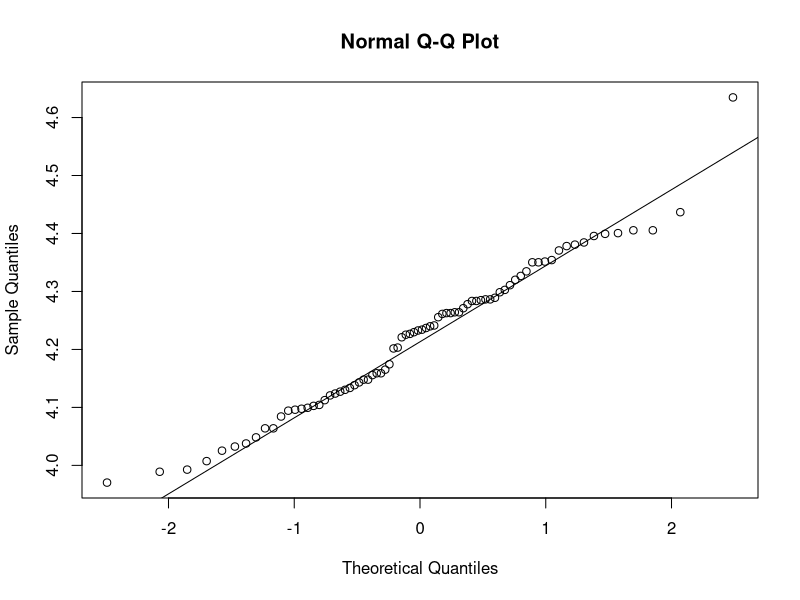
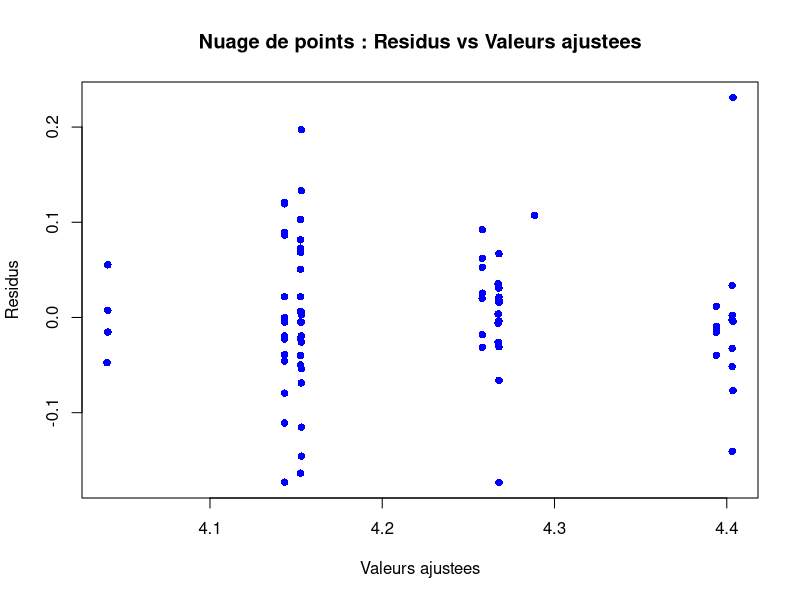
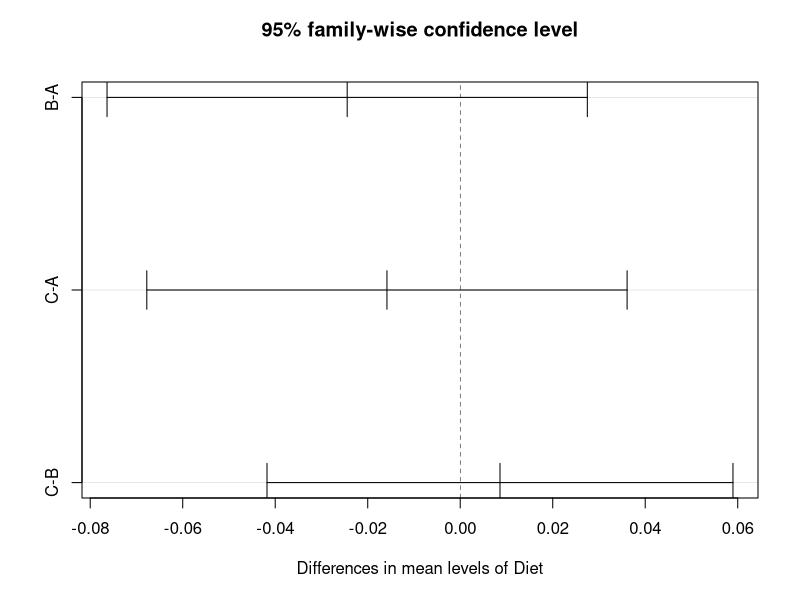
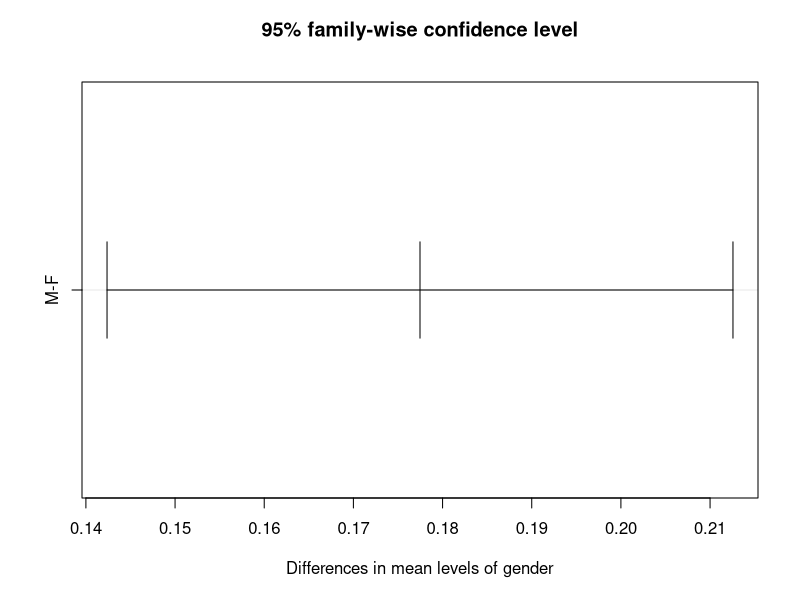
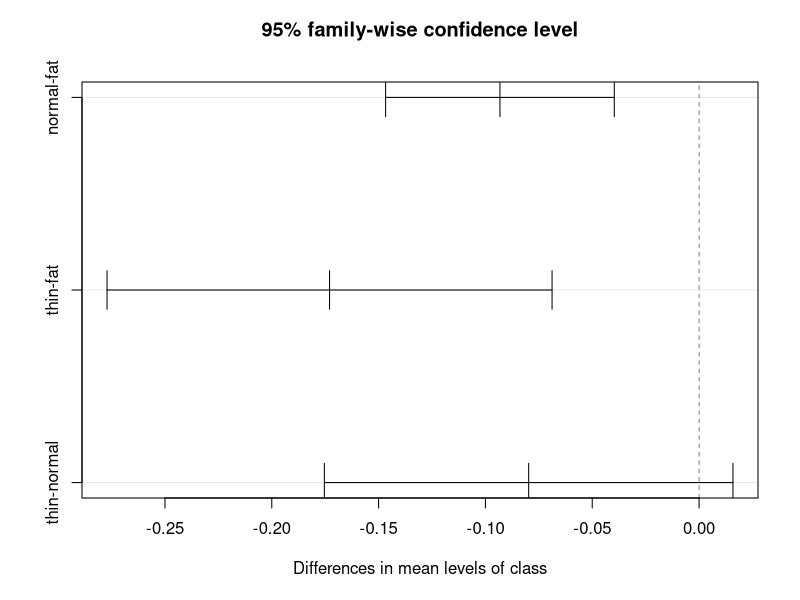
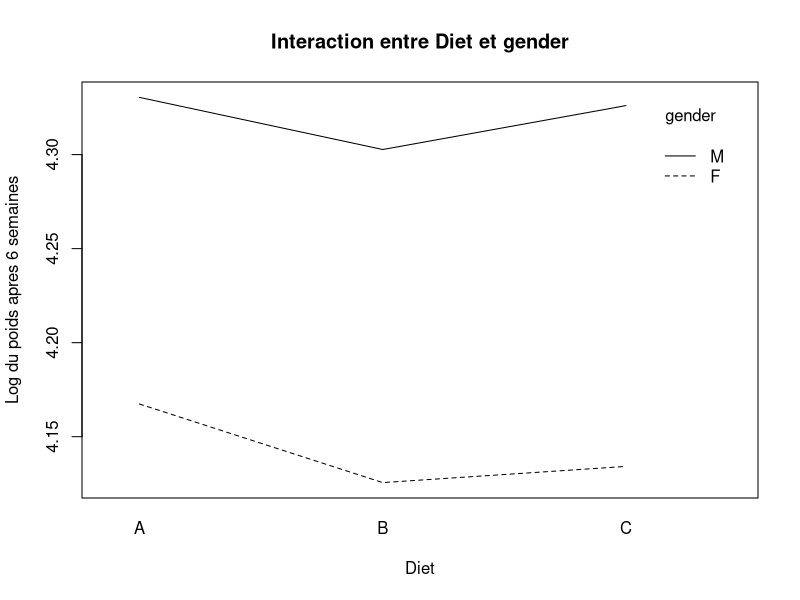
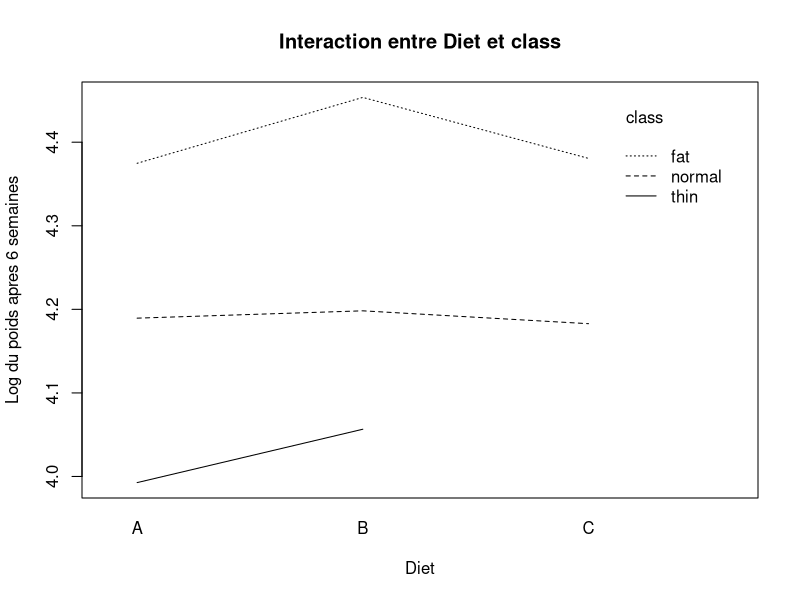
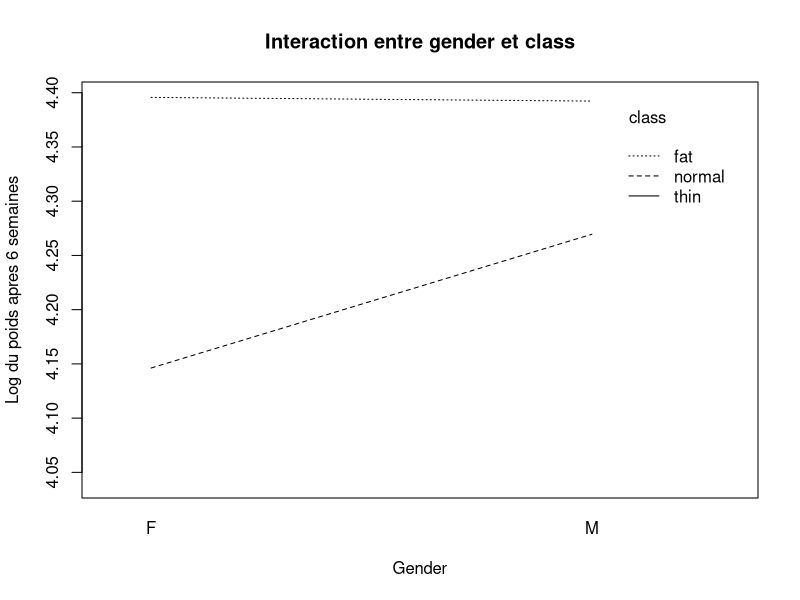

Write R code to recreate these figures, in order.
# Charger les packages nécessaires
library(readxl)
library(ggplot2)
library(car)

# Charger le fichier Excel
donnees <- read_excel("Diet1.xlsx")

# Appliquer une transformation logarithmique sur la variable weight6weeks
donnees$log_weight6weeks <- log(donnees$weight6weeks)
summary(donnees)
# Effectuer un test d'ANOVA avec trois variables indépendantes sur les données transformées
modele_anova <- aov(log_weight6weeks ~ Diet + gender + class, data = donnees)

# Afficher un résumé des résultats de l'ANOVA
summary(modele_anova)

# Effectuer un test de normalité sur les données transformées à l'aide du test de Shapiro-Wilk
shapiro_test <- shapiro.test(donnees$log_weight6weeks)
shapiro_test

# Extraire les résidus du modèle ANOVA
residus <- resid(modele_anova)

# Effectuer un test de normalité sur les résidus à l'aide du test de Shapiro-Wilk
shapiro_residus <- shapiro.test(residus)
shapiro_residus

# Visualisation des données

# Boxplot : Comparaison du poids par genre
P1 <- ggplot(donnees, aes(x = gender, y = log_weight6weeks, fill = gender)) +
  geom_boxplot() +
  labs(title = "Comparaison du poids par genre", x = "Genre", y = "Log du poids après 6 semaines", fill = "Genre")

# Boxplot : Comparaison du poids par classe de poids
P2 <- ggplot(donnees, aes(x = class, y = log_weight6weeks, fill = class)) +
  geom_boxplot() +
  labs(title = "Comparaison du poids après 6 semaines par classe de poids", x = "Classe de poids", y = "Log du poids après 6 semaines", fill = "Classe de poids")

# Boxplot : Comparaison du poids par régime
P3 <- ggplot(donnees, aes(x = Diet, y = log_weight6weeks, fill = Diet)) +
  geom_boxplot() +
  labs(title = "Comparaison du poids après 6 semaines par régime", x = "Régime", y = "Log du poids après 6 semaines", fill = "Régime")

# Tracer le QQ-plot
qqnorm(donnees$log_weight6weeks)
qqline(donnees$log_weight6weeks)

# Créer un graphique des résidus par les valeurs ajustées
P5 <- ggplot(data.frame(Fitted = fitted(modele_anova), Residuals = residus), aes(x = Fitted, y = Residuals)) +
  geom_point() +
  geom_hline(yintercept = 0, linetype = "dashed", color = "red") +
  labs(title = "Homogénéité des variances (Residus vs Valeurs ajustees)", x = "Valeurs ajustees", y = "Residus")

# Nuage de points résidus vs valeurs ajustées
plot(fitted(modele_anova), residus,
     xlab = "Valeurs ajustees",
     ylab = "Residus",
     main = "Nuage de points : Residus vs Valeurs ajustees",
     col = "blue",
     pch = 16
)

# Test d'homogénéité des variances avec le test de Levene
levene_test <- leveneTest(log_weight6weeks ~ Diet*gender*class, data = donnees)

# Afficher le résultat du test de Levene
print(levene_test)

# Effectuer le test post hoc (test de Tukey)
posthoc <- TukeyHSD(modele_anova)
# Afficher les résultats du test post hoc
print(posthoc)


plot(TukeyHSD(modele_anova))
# Test post hoc entre Diet et gender
posthoc_diet_gender <- pairwise.t.test(donnees$log_weight6weeks, interaction(donnees$Diet, donnees$gender), p.adjust.method = "bonferroni")
# Test post hoc entre Diet et class
posthoc_diet_class <- pairwise.t.test(donnees$log_weight6weeks, interaction(donnees$Diet, donnees$class), p.adjust.method = "bonferroni")
# Test post hoc entre gender et class
posthoc_gender_class <- pairwise.t.test(donnees$log_weight6weeks, interaction(donnees$gender, donnees$class), p.adjust.method = "bonferroni")

# Afficher les résultats des tests post hoc
print(posthoc_diet_gender)
print(posthoc_diet_class)
print(posthoc_gender_class)


# Créer un graphique d'interaction entre Diet et gender
interaction.plot(donnees$Diet, donnees$gender, donnees$log_weight6weeks, xlab = "Diet", ylab = "Log du poids apres 6 semaines", trace.label = "gender")



# Ajouter un titre
title("Interaction entre Diet et gender")

# Créer un graphique d'interaction entre Diet et class
interaction.plot(donnees$Diet, donnees$class, donnees$log_weight6weeks, xlab = "Diet", ylab = "Log du poids apres 6 semaines", trace.label = "class")

# Ajouter un titre
title("Interaction entre Diet et class")

# Créer un graphique d'interaction entre gender et class
interaction.plot(donnees$gender, donnees$class, donnees$log_weight6weeks, xlab = "Gender", ylab = "Log du poids apres 6 semaines", trace.label = "class")

# Ajouter un titre
title("Interaction entre gender et class")